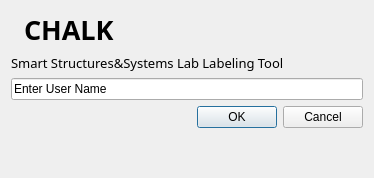
<?xml version="1.0" encoding="UTF-8"?>
<ui version="4.0">
 <class>LoginDialog</class>
 <widget class="QDialog" name="LoginDialog">
  <property name="geometry">
   <rect>
    <x>0</x>
    <y>0</y>
    <width>374</width>
    <height>178</height>
   </rect>
  </property>
  <property name="maximumSize">
   <size>
    <width>418</width>
    <height>178</height>
   </size>
  </property>
  <property name="windowTitle">
   <string>Login</string>
  </property>
  <layout class="QFormLayout" name="formLayout">
   <item row="0" column="0">
    <widget class="QLabel" name="label_3">
     <property name="maximumSize">
      <size>
       <width>60</width>
       <height>55</height>
      </size>
     </property>
     <property name="text">
      <string/>
     </property>
     <property name="pixmap">
      <pixmap>chalk_bundle.png</pixmap>
     </property>
     <property name="scaledContents">
      <bool>true</bool>
     </property>
    </widget>
   </item>
   <item row="0" column="1">
    <widget class="QLabel" name="label_2">
     <property name="font">
      <font>
       <family>Adobe Garamond Pro Bold</family>
       <pointsize>20</pointsize>
       <weight>75</weight>
       <italic>false</italic>
       <bold>true</bold>
      </font>
     </property>
     <property name="text">
      <string>CHALK</string>
     </property>
    </widget>
   </item>
   <item row="1" column="0" colspan="2">
    <widget class="QLabel" name="label">
     <property name="font">
      <font>
       <family>Adobe 고딕 Std B</family>
       <pointsize>10</pointsize>
       <weight>50</weight>
       <bold>false</bold>
       <kerning>true</kerning>
      </font>
     </property>
     <property name="text">
      <string>Smart Structures&amp;Systems Lab Labeling Tool</string>
     </property>
    </widget>
   </item>
   <item row="4" column="1">
    <widget class="QDialogButtonBox" name="buttonBox">
     <property name="orientation">
      <enum>Qt::Horizontal</enum>
     </property>
     <property name="standardButtons">
      <set>QDialogButtonBox::Cancel|QDialogButtonBox::Ok</set>
     </property>
    </widget>
   </item>
   <item row="3" column="0" colspan="2">
    <widget class="QLineEdit" name="lineEdit">
     <property name="text">
      <string>Enter User Name</string>
     </property>
    </widget>
   </item>
  </layout>
 </widget>
 <resources/>
 <connections>
  <connection>
   <sender>buttonBox</sender>
   <signal>accepted()</signal>
   <receiver>LoginDialog</receiver>
   <slot>accept()</slot>
   <hints>
    <hint type="sourcelabel">
     <x>248</x>
     <y>254</y>
    </hint>
    <hint type="destinationlabel">
     <x>157</x>
     <y>274</y>
    </hint>
   </hints>
  </connection>
  <connection>
   <sender>buttonBox</sender>
   <signal>rejected()</signal>
   <receiver>LoginDialog</receiver>
   <slot>reject()</slot>
   <hints>
    <hint type="sourcelabel">
     <x>316</x>
     <y>260</y>
    </hint>
    <hint type="destinationlabel">
     <x>286</x>
     <y>274</y>
    </hint>
   </hints>
  </connection>
 </connections>
</ui>
